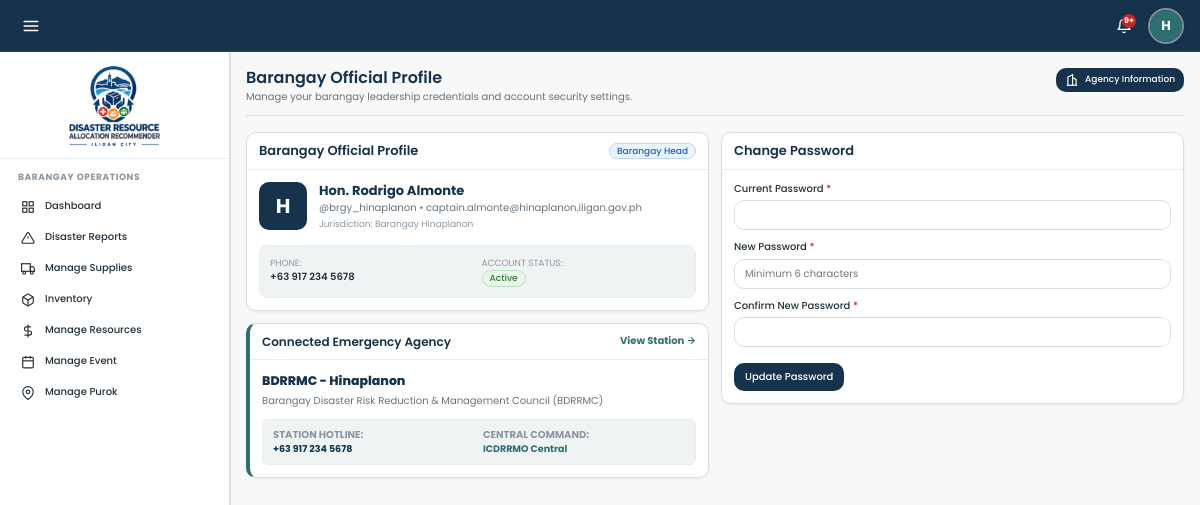
Page /views/barangay/profile.php (signed in) on the committed database.
### tables this page shows
CREATE TABLE `agencies` (
  `id` int(11) NOT NULL AUTO_INCREMENT,
  `name` varchar(150) NOT NULL,
  `agency_type` enum('ICDRRMO','BDRRMC') NOT NULL DEFAULT 'BDRRMC',
  `barangay_id` int(11) DEFAULT NULL,
  `contact_person` varchar(100) DEFAULT NULL,
  `contact_number` varchar(50) DEFAULT NULL,
  `email` varchar(100) DEFAULT NULL,
  `office_address` varchar(255) DEFAULT NULL,
  `coordinates_lat` decimal(10,6) DEFAULT NULL,
  `coordinates_lng` decimal(10,6) DEFAULT NULL,
  `status` enum('active','inactive') DEFAULT 'active',
  `created_at` datetime DEFAULT current_timestamp(),
  PRIMARY KEY (`id`),
  KEY `barangay_id` (`barangay_id`),
  CONSTRAINT `agencies_ibfk_1` FOREIGN KEY (`barangay_id`) REFERENCES `barangays` (`id`) ON DELETE CASCADE
);

CREATE TABLE `barangays` (
  `id` int(11) NOT NULL AUTO_INCREMENT,
  `name` varchar(100) NOT NULL,
  `city` varchar(100) DEFAULT 'Iligan City',
  `status` enum('active','archived') NOT NULL DEFAULT 'active',
  `contact_person` varchar(100) DEFAULT NULL,
  `contact_number` varchar(30) DEFAULT NULL,
  `population` int(11) DEFAULT NULL,
  `total_households` int(11) DEFAULT NULL,
  `risk_level` enum('Low','Moderate','High','Critical') DEFAULT NULL,
  `area_radius` int(11) DEFAULT NULL COMMENT 'Geographic coverage and hazard radius of the area in meters',
  `coordinates_lat` decimal(10,6) NOT NULL,
  `coordinates_lng` decimal(10,6) NOT NULL,
  `created_at` datetime DEFAULT current_timestamp(),
  PRIMARY KEY (`id`),
  UNIQUE KEY `name` (`name`)
);

### backend/services/Auth.php (called while the page is built, shortened)
<?php
require_once __DIR__ . '/Helpers.php';
class Auth {
    public static function getCurrentUser(): ?array {
        return $_SESSION['user'] ?? null;
    }
}
function getCurrentUser(): ?array { return Auth::getCurrentUser(); }

### views/barangay/profile.php (the view, shortened to what this page needs)
<?php
require_once __DIR__ . '/../../backend/services/Auth.php';
require_once __DIR__ . '/../../backend/services/Helpers.php';
$user = getCurrentUser();
$db = getDBConnection();
$bName = '';
if (!empty($user['barangay_id'])) {
    $bStmt = $db->prepare("SELECT name FROM barangays WHERE id = ?");
    $bStmt->execute([$user['barangay_id']]);
    $bName = $bStmt->fetchColumn() ?: '';
}
$aStmt = $db->prepare("SELECT * FROM agencies WHERE barangay_id = ? AND agency_type = 'BDRRMC'");
$aStmt->execute([$user['barangay_id']]);
$agency = $aStmt->fetch(PDO::FETCH_ASSOC);
require_once __DIR__ . '/../layouts/header.php';
?>
  <div class="page-header">
    <div class="page-header-title-wrap">
      <h1>Barangay Official Profile</h1>
      <p class="page-header-desc">
        Manage your barangay leadership credentials and account security settings.
      </p>
    </div>
    <div class="page-header-actions">
      <a href="<?= BASE_URL ?>/views/barangay/agency.php" class="btn btn-primary btn-sm" style="display:inline-flex;align-items:center;gap:6px;">
        <svg width="14" height="14" viewBox="0 0 24 24" fill="none" stroke="currentColor" stroke-width="2"><path d="M3 21h18"></path><path d="M5 21V7l8-4v18"></path><path d="M19 21V11l-6-3"></path><path d="M9 9v.01"></path><path d="M9 12v.01"></path><path d="M9 15v.01"></path><path d="M9 18v.01"></path></svg>
        Agency Information
      </a>
    </div>
  </div>
  <div style="display:grid;grid-template-columns:1fr 1fr;gap:var(--space-4);">
    <div>
      <div class="card" style="margin-bottom:var(--space-4);">
        <div class="card-header">
          <h3 class="card-title">Barangay Official Profile</h3>
          <span class="badge badge-info"><?= clean(formatRoleName($role)) ?></span>
        </div>
        <div class="card-body">
          <div style="display:flex;align-items:center;gap:12px;margin-bottom:14px;">
            <div style="width:48px;height:48px;border-radius:10px;background:var(--color-primary);color:#FFF;display:flex;align-items:center;justify-content:center;font-size:20px;font-weight:700;">
              <?= strtoupper(substr($user['full_name'], 0, 1)) ?>
            </div>
            <div>
              <div style="font-size:13px;font-weight:700;color:var(--color-primary);"><?= clean($user['full_name']) ?></div>
              <div style="font-size:10px;color:var(--color-text-secondary);">@<?= clean($user['username']) ?> • <?= clean($user['email']) ?></div>
              <div style="font-size:9px;color:var(--color-text-muted);margin-top:2px;">
                Jurisdiction: Barangay <?= clean($bName ?: ($user['barangay_name'] ?? 'Assigned')) ?>
              </div>
            </div>
          </div>
          <div style="display:grid;grid-template-columns:1fr 1fr;gap:8px;font-size:10px;background:var(--color-surface-subtle);padding:10px;border-radius:8px;border:1px solid var(--color-border-light);">
            <div>
              <span style="color:var(--color-text-muted);font-size:9px;text-transform:uppercase;">Phone:</span>
              <div style="font-weight:600;"><?= clean($user['phone']) ?></div>
            </div>
            <div>
              <span style="color:var(--color-text-muted);font-size:9px;text-transform:uppercase;">Account Status:</span>
              <div><?= renderStatusBadge($user['status']) ?></div>
            </div>
          </div>
        </div>
      </div>
      <div class="card" style="margin-bottom:0;border-left:4px solid var(--color-secondary);">
        <div class="card-header" style="display:flex;justify-content:space-between;align-items:center;">
          <h3 class="card-title" style="margin:0;font-size:12px;">Connected Emergency Agency</h3>
          <a href="<?= BASE_URL ?>/views/barangay/agency.php" style="font-size:10px;font-weight:700;color:var(--color-secondary);text-decoration:none;">View Station &rarr;</a>
        </div>
        <div class="card-body">
          <div style="font-size:12.5px;font-weight:800;color:var(--color-primary);margin-bottom:4px;">
            <?= clean($agency['name'] ?? ('BDRRMC - ' . $bName)) ?>
          </div>
          <div style="font-size:10px;color:var(--color-text-secondary);margin-bottom:10px;">
            Barangay Disaster Risk Reduction & Management Council (BDRRMC)
          </div>
          <div style="display:grid;grid-template-columns:1fr 1fr;gap:8px;font-size:9.5px;background:var(--color-surface-subtle);padding:8px 10px;border-radius:6px;border:1px solid var(--color-border-light);">
            <div>
              <span style="color:var(--color-text-muted);text-transform:uppercase;font-weight:700;">Station Hotline:</span>
              <div style="font-weight:700;color:var(--color-primary);"><?= clean($agency['contact_number'] ?? ($user['phone'] ?: 'Dial 161')) ?></div>
            </div>
            <div>
              <span style="color:var(--color-text-muted);text-transform:uppercase;font-weight:700;">Central Command:</span>
              <div style="font-weight:700;color:var(--color-secondary);">ICDRRMO Central</div>
            </div>
          </div>
        </div>
      </div>
    </div>
    <div>
      <div class="card" style="margin-bottom:0;">
        <div class="card-header">
          <h3 class="card-title">Change Password</h3>
        </div>
        <div class="card-body">
          <form method="POST">
            <div class="form-group">
              <label class="form-label form-label-required">Current Password</label>
              <input type="password" name="current_password" class="form-control" required>
            </div>
            <div class="form-group">
              <label class="form-label form-label-required">New Password</label>
              <input type="password" name="new_password" class="form-control" placeholder="Minimum 6 characters" required>
            </div>
            <div class="form-group">
              <label class="form-label form-label-required">Confirm New Password</label>
              <input type="password" name="confirm_password" class="form-control" required>
            </div>
            <button type="submit" class="btn btn-primary" style="margin-top:6px;">Update Password</button>
          </form>
        </div>
      </div>
    </div>
  </div>
<?php require_once __DIR__ . '/../layouts/footer.php'; ?>

### views/layouts/header.php (shortened to what this page needs)
<?php
require_once __DIR__ . '/../../backend/services/Auth.php';
require_once __DIR__ . '/../../backend/services/Helpers.php';
$currentUser = getCurrentUser();
$db = getDBConnection();
if (($currentUser['role'] ?? '') === 'resident') {
    $userPurok = trim($currentUser['purok'] ?? '');
    $notifCountStmt = $db->prepare("
        SELECT COUNT(*) FROM notifications n
        LEFT JOIN notification_reads nr ON n.id = nr.notification_id AND nr.user_id = ?
        LEFT JOIN users u ON n.created_by = u.id
        LEFT JOIN events e ON (n.related_module IN ('events', 'event', 'preparedness', 'financial_aid', 'resources') AND n.related_id = e.id)
        WHERE nr.id IS NULL
          AND (
              (n.target_user_id IS NOT NULL AND n.target_user_id = ?)
              OR
              (n.target_user_id IS NULL AND (n.target_barangay_id = ? OR n.target_barangay_id IS NULL) AND n.target_role IN ('all', 'resident'))
          )
          AND (u.role = 'barangay_head' OR n.created_by IN (SELECT id FROM users WHERE role = 'barangay_head' AND barangay_id = ?))
          AND (
              (n.related_module NOT IN ('events', 'event', 'preparedness', 'financial_aid', 'resources'))
              OR (e.id IS NOT NULL AND (e.is_archived = 0 OR e.is_archived IS NULL))
              OR (n.related_module = 'financial_aid' AND n.target_user_id IS NOT NULL)
          )
          AND (
              n.target_user_id IS NOT NULL
              OR COALESCE(n.target_puroks, e.target_puroks) IS NULL
              OR TRIM(COALESCE(n.target_puroks, e.target_puroks)) = ''
              OR COALESCE(n.target_puroks, e.target_puroks) IN ('All Puroks', 'All')
              OR FIND_IN_SET(?, REPLACE(COALESCE(n.target_puroks, e.target_puroks), ', ', ',')) > 0
          )
    ");
    $notifCountStmt->execute([
        (int)$currentUser['id'],
        (int)$currentUser['id'],
        (int)($currentUser['barangay_id'] ?? 0),
        (int)($currentUser['barangay_id'] ?? 0),
        $userPurok
    ]);
} else {
    $notifCountStmt = $db->prepare("
        SELECT COUNT(*) FROM notifications n
        LEFT JOIN notification_reads nr ON n.id = nr.notification_id AND nr.user_id = ?
        WHERE nr.id IS NULL
        AND (
            n.target_role = 'all'
            OR n.target_role = ?
            OR (n.target_barangay_id IS NOT NULL AND n.target_barangay_id = ?)
            OR n.target_user_id = ?
        )
    ");
    $notifCountStmt->execute([
        $currentUser['id'],
        $currentUser['role'],
        $currentUser['barangay_id'] ?? null,
        $currentUser['id']
    ]);
}
$unreadCount = (int)$notifCountStmt->fetchColumn();
$isCitizenOrResponder = in_array($currentUser['role'] ?? '', ['resident', 'responder'], true);
?>
<!DOCTYPE html>
<html lang="en">
<head>
  <link rel="stylesheet" href="<?= BASE_URL ?>/frontend/css/app.css?v=<?= filemtime(__DIR__ . '/../../frontend/css/app.css') ?>">
</head>
<body class="<?= $isCitizenOrResponder ? 'citizen-responder-shell' : '' ?> role-<?= htmlspecialchars($currentUser['role'] ?? 'guest') ?>">
<div class="app-shell">
  <header class="topbar">
    <div class="topbar-left">
      <?php if (!$isCitizenOrResponder): ?>
        <button class="mobile-menu-toggle" id="mobileMenuToggle" aria-label="Toggle Navigation" title="Toggle Navigation Sidebar">
          <svg width="18" height="18" viewBox="0 0 24 24" fill="none" stroke="currentColor" stroke-width="2" stroke-linecap="round" stroke-linejoin="round">
            <line x1="3" y1="12" x2="21" y2="12"></line>
            <line x1="3" y1="6" x2="21" y2="6"></line>
            <line x1="3" y1="18" x2="21" y2="18"></line>
          </svg>
        </button>
      <?php endif; ?>
    </div>
    <div class="topbar-right">
      <?php if (!$isCitizenOrResponder): ?>
        <div style="position:relative;">
          <button class="notif-bell-btn" id="notifBellBtn" title="Notifications & Advisories">
            <?php if ($unreadCount > 0): ?>
              <span class="notif-badge" id="topNotifBadge"><?= $unreadCount > 9 ? '9+' : $unreadCount ?></span>
            <?php endif; ?>
          </button>
        </div>
      <?php endif; ?>
      <div class="user-profile-dropdown-wrap" id="userProfileWrap" style="position:relative;display:inline-block;">
        <button type="button"
                class="user-profile-btn circle-profile-btn"
                id="userProfileDropdownBtn"
                onclick="toggleUserDropdown(event)"
                aria-haspopup="true"
                aria-expanded="false"
                title="<?= clean($currentUser['full_name'] ?? ($currentUser['username'] ?? 'User')) ?> — Account & Profile Settings">
          <div class="user-avatar-sm circle-avatar">
            <?php if (!empty($currentUser['image'])): ?>
              <img src="<?= BASE_URL ?>/<?= clean($currentUser['image']) ?>" alt="<?= clean($currentUser['full_name'] ?? 'User') ?>">
            <?php else: ?>
              <?= strtoupper(substr($currentUser['full_name'] ?? ($currentUser['username'] ?? 'U'), 0, 1)) ?>
            <?php endif; ?>
          </div>
        </button>
      </div>
    </div>
  </header>
  <div class="app-container <?= $isCitizenOrResponder ? 'app-container-no-sidebar' : '' ?>">
    <?php if (!$isCitizenOrResponder): ?>
      <?php require_once __DIR__ . '/sidebar.php'; ?>
    <?php endif; ?>
    <main class="main-content" id="mainContent">

### backend/services/Helpers.php (shortened to what this page needs)
<?php
if (!function_exists('clean')) {
function clean($str) {
    return htmlspecialchars(trim((string)$str), ENT_QUOTES, 'UTF-8');
}
}
if (!function_exists('renderStatusBadge')) {
function renderStatusBadge($status) {
    $statusMap = [
        'active' => ['class' => 'badge-success', 'label' => 'Active'],
        'inactive' => ['class' => 'badge-danger', 'label' => 'Deactivated'],
        'deactivated' => ['class' => 'badge-danger', 'label' => 'Deactivated'],
        'pending' => ['class' => 'badge-warning', 'label' => 'Pending'],
        'archived' => ['class' => 'badge-neutral', 'label' => 'Archived'],
        'Submitted' => ['class' => 'badge-info', 'label' => 'Submitted'],
        'Under Review' => ['class' => 'badge-warning', 'label' => 'Under Review'],
        'Recommendation Ready' => ['class' => 'badge-info', 'label' => 'Recommendation Ready'],
        'Approved' => ['class' => 'badge-success', 'label' => 'Approved'],
        'Allocated' => ['class' => 'badge-success', 'label' => 'Allocated'],
        'Dispatched' => ['class' => 'badge-info', 'label' => 'Dispatched'],
        'Completed' => ['class' => 'badge-success', 'label' => 'Completed'],
        'Rejected' => ['class' => 'badge-danger', 'label' => 'Rejected'],
        'Pending Review' => ['class' => 'badge-warning', 'label' => 'Pending Review'],
        'Modified' => ['class' => 'badge-info', 'label' => 'Modified & Approved'],
        'Open / Active' => ['class' => 'badge-danger', 'label' => 'Open / Active'],
        'Standby' => ['class' => 'badge-neutral', 'label' => 'Standby'],
        'At Capacity' => ['class' => 'badge-danger', 'label' => 'At Capacity'],
        'Closed' => ['class' => 'badge-neutral', 'label' => 'Closed'],
        'Scheduled' => ['class' => 'badge-info', 'label' => 'Scheduled'],
        'Ongoing' => ['class' => 'badge-warning', 'label' => 'Ongoing'],
        'Ended' => ['class' => 'badge-warning', 'label' => 'Ended'],
        'Finished' => ['class' => 'badge-warning', 'label' => 'Finished'],
        'Cancelled' => ['class' => 'badge-danger', 'label' => 'Cancelled'],
        'Available' => ['class' => 'badge-success', 'label' => 'Available'],
        'Responding' => ['class' => 'badge-warning', 'label' => 'Responding'],
        'On Site' => ['class' => 'badge-danger', 'label' => 'On Site'],
        'Low' => ['class' => 'badge-neutral', 'label' => 'Low'],
        'Moderate' => ['class' => 'badge-warning', 'label' => 'Moderate'],
        'High' => ['class' => 'badge-warning', 'label' => 'High'],
        'Critical' => ['class' => 'badge-danger', 'label' => 'Critical'],
        'Immediate' => ['class' => 'badge-danger', 'label' => 'Immediate']
    ];
    $badge = $statusMap[$status] ?? ['class' => 'badge-neutral', 'label' => clean($status)];
    return '<span class="badge ' . $badge['class'] . '">' . $badge['label'] . '</span>';
}
}
if (!function_exists('formatRoleName')) {
function formatRoleName($role) {
    switch ($role) {
        case 'barangay_head':
            return 'Barangay Head';
    }
}
}

### rows in the picture
agencies: contact_person "H", contact_person "Hon. Rodrigo Almonte", contact_number "+63 917 234 5678", status "Active", name "BDRRMC - Hinaplanon"
barangays: name "Hinaplanon"

### other values in the picture
formatRoleName($role) "Barangay Head"
$user['username'] "brgy_hinaplanon"
$user['email'] "captain.almonte@hinaplanon.iligan.gov.ph"
